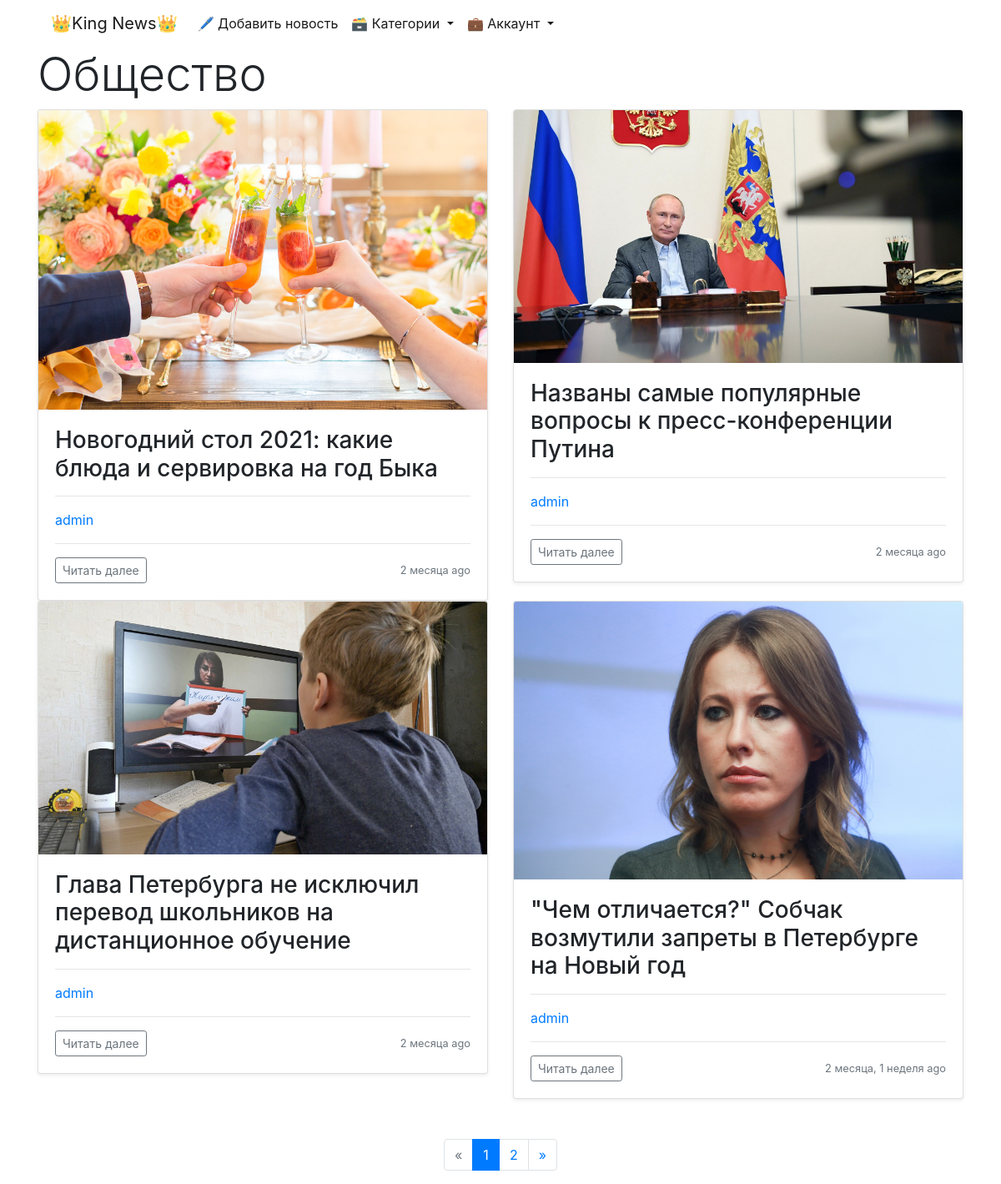
Screenshot of /news/1 with the database file from the repository.
### news/models.py (models this page shows, shortened)
class Category(models.Model):
    title = models.CharField(max_length=150, verbose_name='заголовок', unique=True)
    class Meta:
        verbose_name = 'категория'
        verbose_name_plural = 'категории'
        ordering = ['title']
    def get_absolute_url(self):
        return reverse('news:detail_category', kwargs={'category_id': self.pk})

class News(models.Model):
    author = models.ForeignKey(User, on_delete=models.PROTECT, verbose_name='автор', default=None)
    title = models.CharField(max_length=150, verbose_name='заголовок')
    content = models.TextField(verbose_name='текст')
    created_at = models.DateTimeField(auto_now_add=True, verbose_name='дата создания')
    updated_at = models.DateTimeField(auto_now=True, verbose_name='дата обновления')
    photo = models.ImageField(upload_to='photos/%Y/%m/%d/', verbose_name='постер', default='photos/default.svg')
    is_published = models.BooleanField(default=True, verbose_name='статус публикации')
    category = models.ForeignKey('Category', on_delete=models.PROTECT, verbose_name='категория', db_index=True, default=None)
    audio = models.FileField(upload_to='audio/%Y/%m/%d/', verbose_name='аудио', blank=True)
    def get_absolute_url(self):
        return reverse('news:detail_news', kwargs={'pk': self.pk})
    class Meta:
        verbose_name = 'новость'
        verbose_name_plural = 'новости'
        ordering = ['created_at', 'title']

### news/views.py (the view)
# urls.py: path('<int:category_id>', DetailCategory.as_view(), name='detail_category'),
class DetailCategory(ListView):
    model = News
    template_name = 'news/detail_category.html'
    context_object_name = 'detail_category'
    paginate_by = 4
    allow_empty = False
    def get_context_data(self, *, object_list=None, **kwargs):
        context = super(DetailCategory, self).get_context_data(**kwargs)
        context['title_category'] = Category.objects.get(pk=self.kwargs['category_id']).title
        return context
    def get_queryset(self):
        return News.objects.filter(category=self.kwargs['category_id'], is_published=True).select_related('author').order_by('-created_at')

### news/templatetags/news_tags.py (called while the page is built)
@register.simple_tag(name='get_list_category')
def get_categories():
    categories = Category.objects.annotate(cnt=Count('news', filter=F('news__is_published')))
    return categories

### news/templates/news/detail_category.html (shortened to what this page needs)
{% extends 'base.html' %}
{% load humanize %}
{% block content %}
    <h1 class="display-4">{{ title_category }}</h1>
    <div class="row row-cols-2">
        {% for category in detail_category %}
            <div class="col">
                <div class="card shadow-sm">
                    <img class="bd-placeholder-img card-img-top" focusable="false" role="img"
                         width="100%" height="100%" src="{{ category.photo.url }}" alt="{{ category.photo.name }}">
                    <div class="card-body">
                        <h3 class="card-text">{{ category.title }}</h3>
                        <hr>
                        <a style="text-decoration: none;" href="#"><p>{{ category.author }}</p></a>
                        <hr>
                        <div class="d-flex justify-content-between align-items-center">
                            <div class="btn-group">
                                <form action="{{ category.get_absolute_url }}">
                                    <button type="submit" class="btn btn-sm btn-outline-secondary">
                                        Читать далее
                                    </button>
                                </form>
                            </div>
                            <small class="text-muted">{{ category.created_at|naturaltime }}</small>
                        </div>
                    </div>
                </div>
            </div>
        {% endfor %}
    </div>
    <br>
    {% include 'inc/_paginator.html' %}
{% endblock %}

### rows the page displays
Category: title "Общество"
News: photo (picture), title "Новогодний стол 2021: какие блюда и сервировка на год Быка", author "admin", created_at "2 месяца ago"
News: photo (picture), title "Названы самые популярные вопросы к пресс-конференции Путина", author "admin", created_at "2 месяца ago"
News: photo (picture), title "Глава Петербурга не исключил перевод школьников на дистанционное обучение", author "admin", created_at "2 месяца ago"
News: photo (picture), title "\"Чем отличается?\" Собчак возмутили запреты в Петербурге на Новый год", author "admin", created_at "2 месяца, 1 неделя ago"

### other values shown
{{ i }} "1"
{{ i }} "2"
